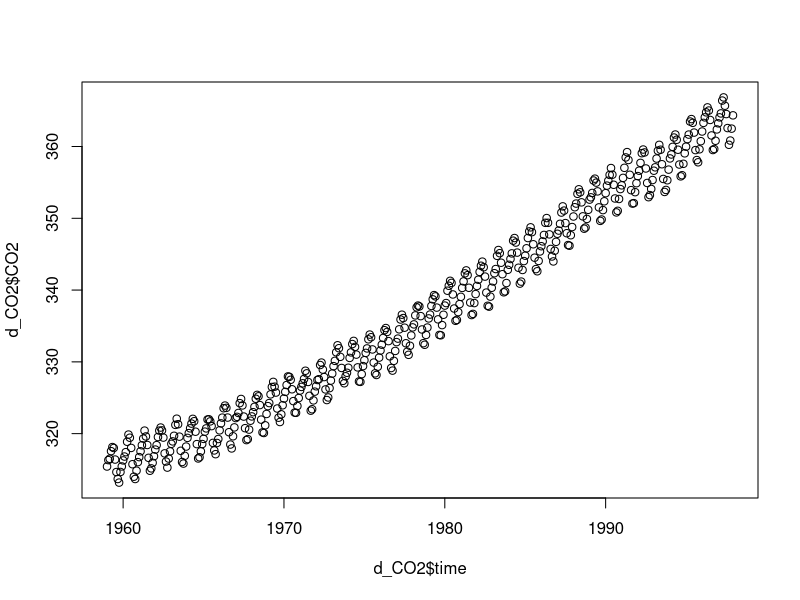
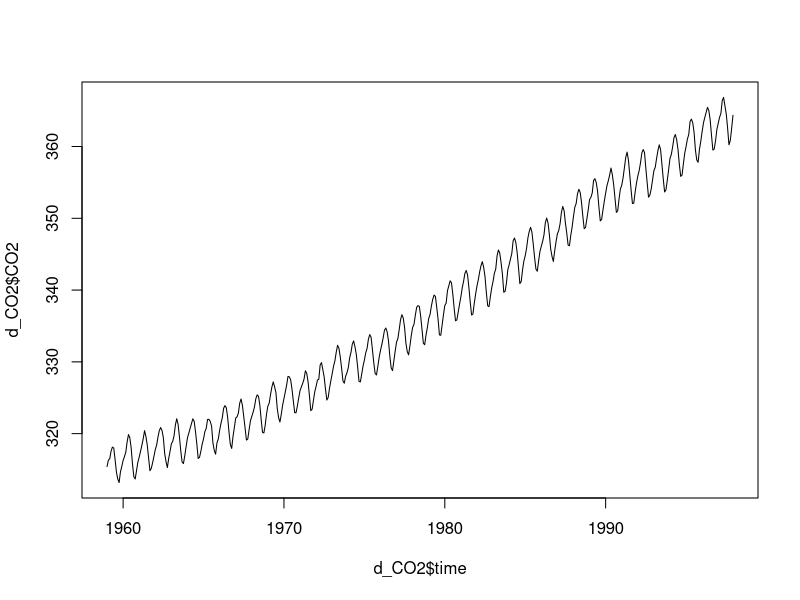
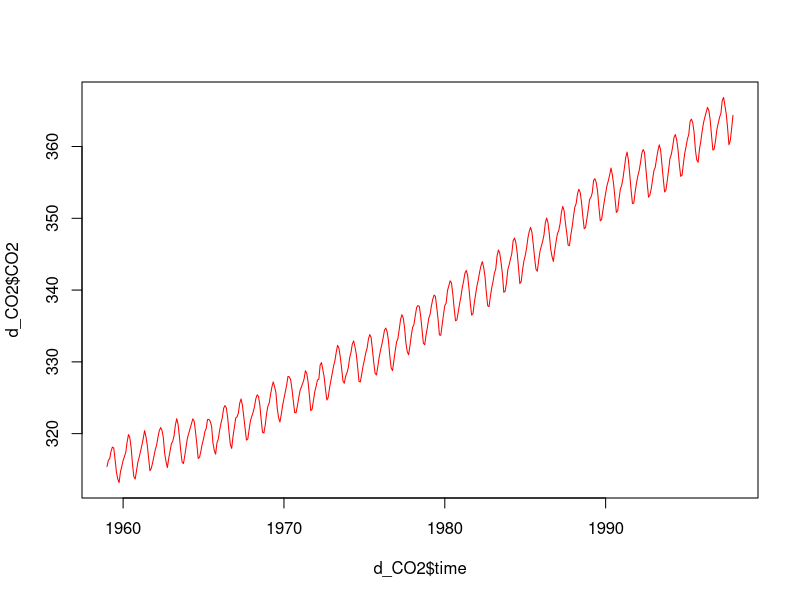
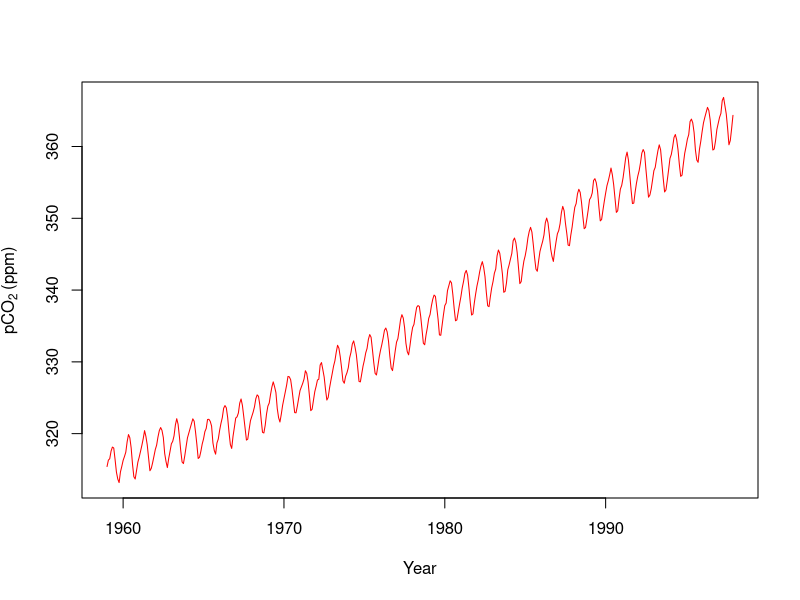
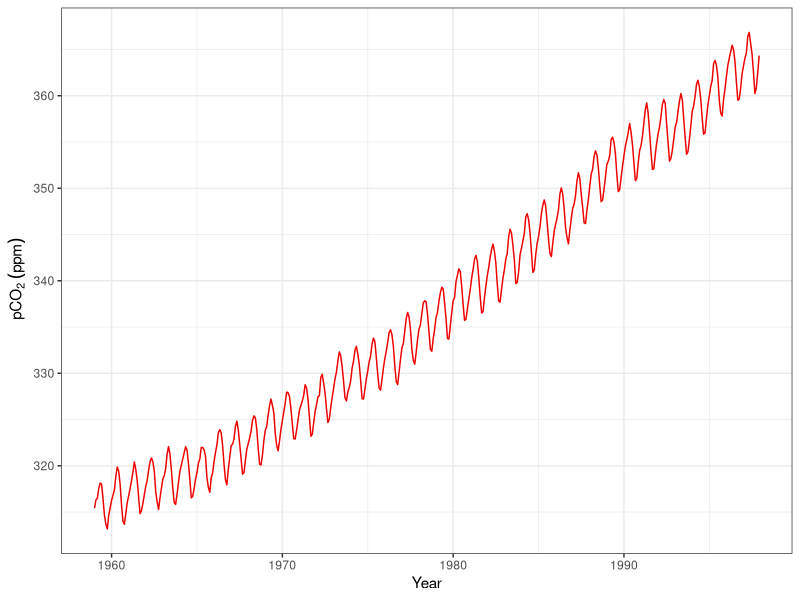

Write R code to recreate these figures, in order.
## ---- chunk 1
# automatically create a bib database for R packages
knitr::write_bib(c(
  .packages(), 'bookdown', 'knitr', 'rmarkdown'
), 'packages.bib')
## ---- chunk 2
(1 + 2 * 4)/3 - 1.3
## ---- chunk 3
100^0.5
## ---- chunk 4
log(2)
## ---- chunk 5
log10(2) 
## ---- chunk 6
log2(2)
## ---- chunk 7
exp(1)
## ---- chunk 8
sin(pi/2)
## ---- chunk 9
6.22e23
## ---- chunk 10
abs(-10) 

## ---- chunk 11
round(2.3)
round(2.6)
round(2.5)
round(3.5)

floor(2.6) #向下取整
ceiling(2.3) #向上取整
trunc(2.3)#取整数部分
trunc(2.6)

## ---- chunk 12
round(pi, 2) #保留2位小数
round(pi, 3) #保留3位小数

signif(pi,2) #保留2位有效数字
signif(pi,3) #保留3位有效数字
## ---- chunk 13
5 > 3
5 == 3
1:5 != 3
## ---- chunk 14
1:5 > 2 & 1:5 <5
1:5 <= 2 | 1:5 >=4

## ---- chunk 15
x1 = 12
x1

x2 <- 23
x2

y <- x1 + x2
y

x1 + x2 -> z 
z
## ---- chunk 16
class(as.integer(1.2)) #将1.2转化为整数,并查看其类型

## ---- chunk 17

class(pi) # pi = 3.1415......
class("Xiamen")
## ---- chunk 18
class(c(TRUE,FALSE))

## ---- chunk 19
t_1 <- c("1", "2", "3.4") #字符，无法进行计算
t_1
class(t_1)
t_2 <- as.numeric(t_1) #转化为数值，就可以计算了
t_2
class(t_2)
## ---- chunk 20
t_3 <- as.factor(t_2) #数值转化为因子，非常有用的功能，以后详述
t_3
class(t_3)
## ---- chunk 21
v0 <- c(1, 3, 4, NA) #第4个数缺失  
v0

is.na(v0) #判断是否有缺失值
v0[is.na(v0)] <- 0 #将缺失值替换为0
v0
## ---- chunk 22
logv0 <- log(v0) #对数据进行自然对数转化，产生了负无穷大值（-Inf）
logv0
is.infinite(logv0) # 检查是否有无穷大，包括Inf和-Inf

logv0[is.infinite(logv0)] <- NA #将无穷大替换为缺失值NA
logv0

## ---- chunk 23
v1 <- c(1.4, 3, 10.9, -7)
v1
## ---- chunk 24
v2 <- c("apple","organge","banana")
v2
## ---- chunk 25
v3 <- c(TRUE,FALSE,TRUE,FALSE)
v3
## ---- chunk 26
seq(from = 10, to = 100, by = 10) 

## ---- chunk 27
seq(10, 100, 10)

## ---- chunk 28
seq(10, 100, length.out = 19)
## ---- chunk 29
v2 <- seq(10, 100, length.out = 19)
v2[12]
## ---- chunk 30
1:10
v3 <- 20:30
v3
## ---- chunk 31
rep(8, 5)
rep("ha", 6)
## ---- chunk 32
rep(1:3, 2)
rep(1:3, each = 3)
rep(1:3, each = 3, times=2)

## ---- chunk 33
v1 <- c(1.4, 3, 10.9, -7)
v1[3] # 引用第3个元素
v1 + 10 # 每个元素均加10
v1 * 10 # 每个元素均乘以10
v1^2 #每个元素均求平方
## ---- chunk 34
v4 <- seq(60, 100, 5)
v4
summary(v4) 
mean(v4) #算术平均值
median(v4) #中位数

## ---- chunk 35
sd(v4) # 标准差
min(v4) # 最小值
max(v4) # 最大值
range(v4) #范围：最小值～最大值
## ---- chunk 36
m1 <- matrix(1:18, nrow=3, ncol=6)
m1

## ---- chunk 37
m2 <- matrix(1:18, nrow=3, ncol=6, byrow=T)
m2
## ---- chunk 38
student <- c("Tom", "Jack", "Mingming", "Alice", "Feifei")
sex <- c("Male", "Male", "Male", "Female", "Female")
score <- c(83, 72, 80, 92, 95)

data.frame(student, sex, score)

## ---- chunk 39
d1 <- data.frame(student, sex, score)
## ---- chunk 40
d1$student 

d1[ , 1] #逗号前是行号，逗号后是列号

## ---- chunk 41
d1$score[2]
d1[2, 3] 
## ---- chunk 42
data() #用此函数查看R自带的数据，以下是节选。
## ---- chunk 43
head(iris )
## ---- chunk 44
tail(iris, 4)
## ---- chunk 45
names(iris) 
## ---- chunk 46
dim(iris) 
## ---- chunk 47
length(iris) #5列
length(iris$Species) #150行
## ---- chunk 48
str(iris)    

## ---- chunk 49
summary(iris)
## ---- chunk 50
class(iris) 
## ---- chunk 51
d1
## ---- chunk 52
d2 <- data.frame(age = c(20, 19, 20, 21, 19))
d2
## ---- chunk 53
cbind(d1, d2) 
## ---- chunk 54
rbind(d1, d1)
## ---- chunk 55
d_CO2 <- data.frame(time = time(co2), CO2 = co2) 

write.csv(d_CO2, "CO2_data.csv")

## ---- chunk 56
plot(x = d_CO2$time, y = d_CO2$CO2)
## ---- chunk 57
plot(x = d_CO2$time, y = d_CO2$CO2, type = "l")
## ---- chunk 58
plot(x = d_CO2$time, y = d_CO2$CO2, type = "l", col = "red")
## ---- chunk 59
plot(x = d_CO2$time, y = d_CO2$CO2, type = "l", col = "red", xlab = "Year", ylab = expression(pCO[2]~"(ppm)"))

## ---- chunk 60
library(ggplot2) #ggplot绘图
ggplot(d_CO2, aes(time, CO2))+
  theme_bw()+
  geom_line(color = "red2")+
  labs(x = "Year",
       y = ~pCO[2]~(ppm))

#ggsave("pCO2.png", width=342/90, height=243/90, dpi=600)
